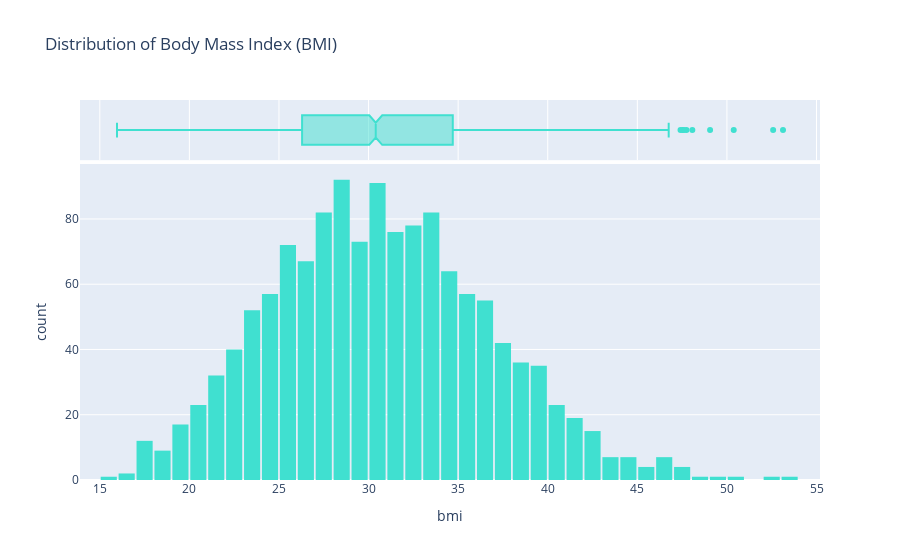

Notebook cell for this chart:
### Markdown cell above
### Body Mass Index

Let's look at the distribution of BMI (Body Mass Index) of customers, using a histogram and box plot.

### Code cell
fig = px.histogram(acme_data, 
                   x='bmi', 
                   marginal='box', 
                   color_discrete_sequence=['turquoise'], 
                   title='Distribution of Body Mass Index (BMI)')
fig.update_layout(bargap=0.1)
fig.show()

### Figure 1 — Plotly figure (JSON) as saved in the notebook; plotly's stock layout.template omitted (floating-point values rounded to 4 significant figures; data arrays with more than 128 entries replaced by an {"elided": "..."} marker saying what was removed)
{"data": [{"alignmentgroup": "True", "bingroup": "x", "hovertemplate": "bmi=%{x}<br>count=%{y}<extra></extra>", "legendgroup": "", "marker": {"color": "turquoise", "pattern": {"shape": ""}}, "name": "", "offsetgroup": "", "orientation": "v", "showlegend": false, "type": "histogram", "x": {"elided": "1338 float values"}, "xaxis": "x", "yaxis": "y"}, {"alignmentgroup": "True", "hovertemplate": "bmi=%{x}<extra></extra>", "legendgroup": "", "marker": {"color": "turquoise"}, "name": "", "notched": true, "offsetgroup": "", "showlegend": false, "type": "box", "x": {"elided": "1338 float values"}, "xaxis": "x2", "yaxis": "y2"}], "layout": {"bargap": 0.1, "barmode": "relative", "legend": {"tracegroupgap": 0}, "title": {"text": "Distribution of Body Mass Index (BMI)"}, "xaxis": {"anchor": "y", "domain": [0, 1], "title": {"text": "bmi"}}, "xaxis2": {"anchor": "y2", "domain": [0, 1], "matches": "x", "showgrid": true, "showticklabels": false}, "yaxis": {"anchor": "x", "domain": [0, 0.8316], "title": {"text": "count"}}, "yaxis2": {"anchor": "x2", "domain": [0.8416, 1], "matches": "y2", "showgrid": false, "showline": false, "showticklabels": false, "ticks": ""}}}
